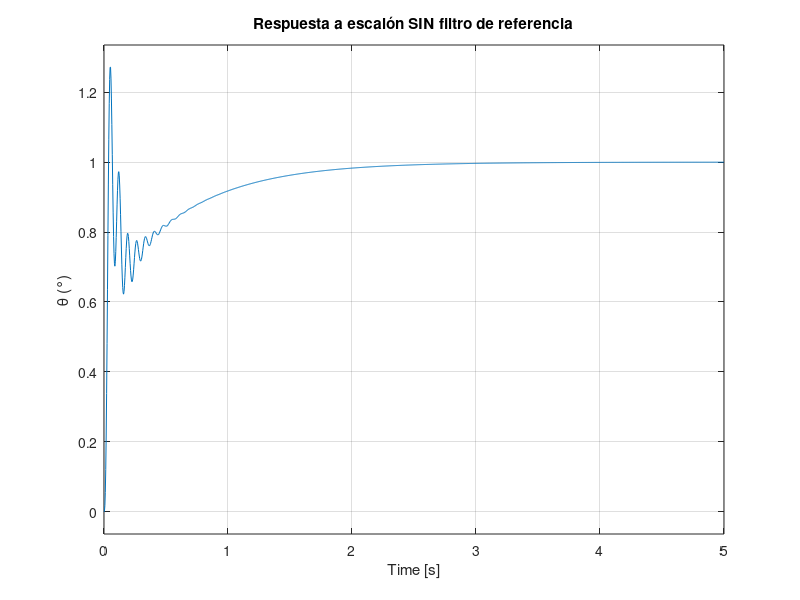
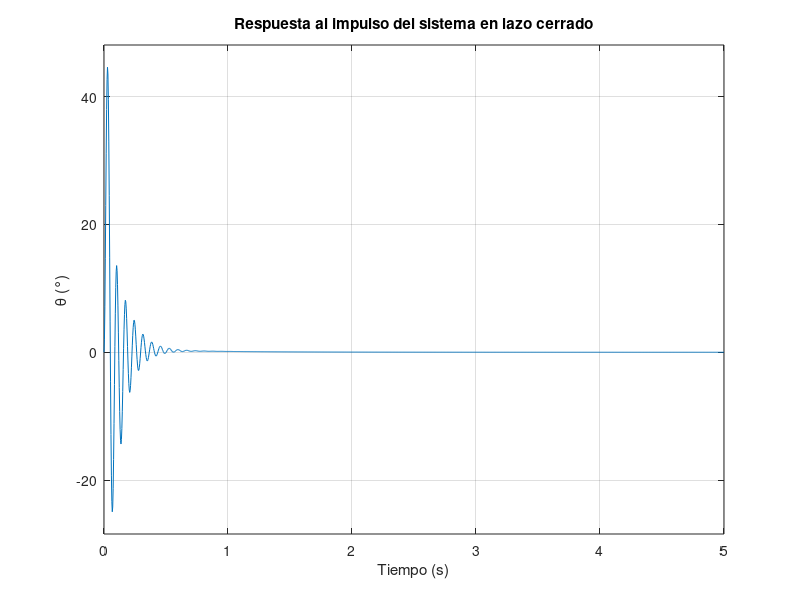

The MATLAB source for these figures, in order:
clc; clear;

%% 1. Planta estimada (la que definiste)
P = zpk([-2.742, 0], ...
        [-1.0135 + 15.2396i, -1.0135 - 15.2396i, -30.5063 + 91.3426i, -30.5063 - 91.3426i], ...
        12062);

%% 2. Controlador proporcional derivativo suave
% Este controlador lo ajustaste con un K más bajo para tener buen margen de fase
K = db2mag(29);    % Ganancia ajustada por margen de fase
C = zpk([-10], [0 0], K);  % Controlador tipo PI (cero en -1, polo en 0)

%% 3. Sistema en lazo cerrado
L = minreal(C * P);
T = feedback(L, 1);
%% 5. Simulaciones

figure('Name','Step sin filtro vs con filtro','NumberTitle','off');

% Respuesta sin filtro (entrada escalón directa)
subplot(1,1,1);
step(T, 5);  % 5 segundos
title('Respuesta a escalón SIN filtro de referencia');
ylabel('\theta (°)');
grid on;

%%
figure('Name','Respuesta al impulso','NumberTitle','off');
impulse(T, 5);  % 5 segundos
title('Respuesta al impulso del sistema en lazo cerrado');
xlabel('Tiempo (s)');
ylabel('\theta (°)');
grid on;

